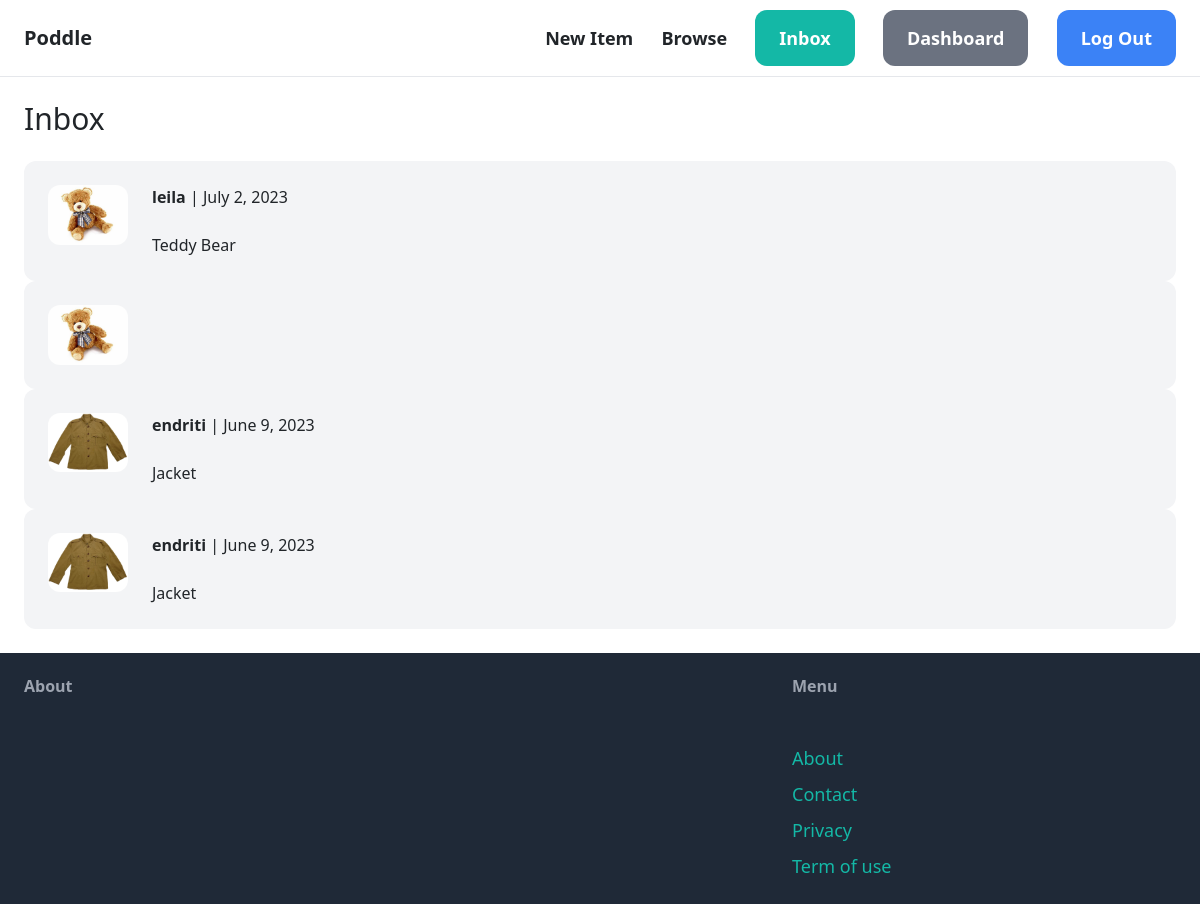
The page /inbox/ (signed in) on the database its author committed.
### conversation/models.py (models this page shows)
class Conversation(models.Model):
    item = models.ForeignKey(Item,related_name='conversations',on_delete=models.CASCADE)
    members = models.ManyToManyField(User,related_name='conversations')
    created_at =models.DateField(auto_now_add=True)
    modified_at = models.DateField(auto_now=True)
    class Meta:
        ordering = ('-modified_at',)

### item/models.py (models this page shows, shortened)
class Item(models.Model):
    category = models.ForeignKey(Category,related_name='items',on_delete=models.CASCADE)
    name = models.CharField(max_length=255)
    description = models.TextField(blank=True,null=True)
    price = models.FloatField()
    image = models.ImageField(upload_to='item_images',blank=True,null=True)
    is_sold = models.BooleanField(default=False)
    created_by = models.ForeignKey(User,related_name="items",on_delete=models.CASCADE )
    created_at = models.DateField(auto_now_add=True)

### conversation/views.py (the view)
# urls.py: path('',views.inbox,name='inbox'),
@login_required
def inbox(request):
    conversations = Conversation.objects.filter(members__in=[request.user.id])
    return render(request,'prova/inbox.html',{
        'conversations' : conversations
    })

### conversation/templates/prova/inbox.html (shortened to what this page needs)
{% extends 'core/base.html' %}
{% block content %}
<h1 class="mb-6 text-3xl">Inbox</h1>
<div class="space-y-6">
    {% for conversation in conversations %}
        <a href="{% url 'conversation:detail' conversation.id %}">
            <div class="p-6 flex bg-gray-100 rounded-xl">
                <div class="pr-6">
                    <img src="{{ conversation.item.image.url }}" class="w-20 rounded-xl">
                </div>
                <div>
                    {% for member in conversation.members.all %}
                        {% if member != request.user %}
                            <p class="mb-4"><strong>{{ member.username }}</strong> | {{ conversation.modified_at }}</p>
                            <p>{{ conversation.item.name }}</p>
                        {% endif %}
                    {% endfor %}
                </div>
            </div>
        </a>
    {% endfor %}
</div>
{% endblock %}

### rows shown on the page
Conversation: item.image (picture), modified_at "July 2, 2023", item.name "Teddy Bear"
Conversation: item.image (picture)
Conversation: item.image (picture), modified_at "June 9, 2023", item.name "Jacket"
Conversation: item.image (picture), modified_at "June 9, 2023", item.name "Jacket"

### other values the page prints
{{ member.username }} "leila"
{{ member.username }} "endriti"
